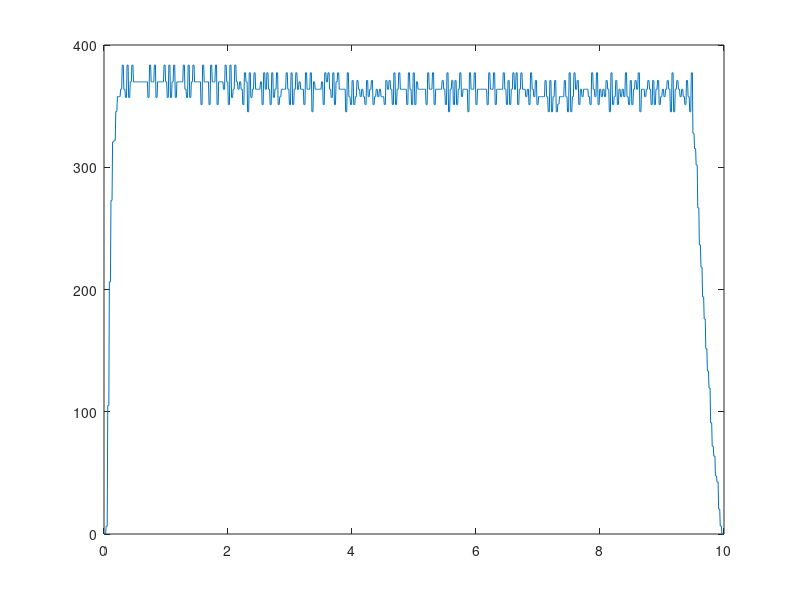
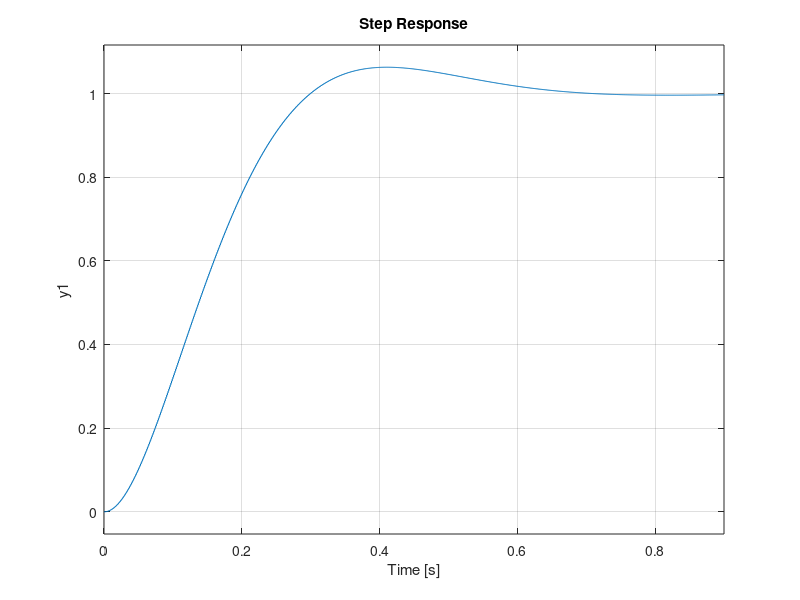

The MATLAB script that drew these images, in order:
%% Speed tf
output = [0.00
0.00
0.00
-116.56
-116.56
-302.39
-302.39
-310.98
-310.98
-313.37
-313.37
-314.22
-314.22
-312.66
-312.66
-311.82
-311.82
-315.79
-315.79
-312.66
-312.66
-312.66
-312.66
-315.79
-315.79
-311.82
-311.82
-312.66
-312.66
-313.37
-313.37
-313.37
-313.37
-311.82
-311.82
-313.37
-313.37
-310.98
-310.98
-313.37
-313.37
-313.37
-313.37
-311.82
-311.82
-314.22
-314.22
-314.22
-314.22
-312.66
-312.66
-313.50
-313.50
-316.64
-316.64
-313.50
-313.50
-315.06
-315.06
-316.64
-316.64
-312.66
-312.66
-314.22
-314.22
-314.22
-314.22
-313.37
-313.37
-314.22
-314.22
-313.37
-313.37
-313.37
-313.37
-314.22
-314.22
-313.37
-313.37
-311.82
-311.82
-315.79
-315.79
-312.53
-312.53
-310.14
-310.14
-312.53
-312.53
-308.15
-308.15
-304.26
-304.26
-307.46
-307.46
-309.00
-309.00
-307.62
-307.62
-309.15
-309.15
-304.26
-304.26
-305.77
-305.77
-309.99
-309.99
-300.89
-300.89
-177.38
-177.38
-48.15
-48.15
0.00
0.00
0.00
]';
output = output * (-1);
input = ones(1, length(output)) * 255;
input(109:116) = 0;
input(1:3) = 0;
time = 1:116;
plot(time, output);
T2 = 5.5;
T1 = time(3);
T = T2 - T1;
yss = 312;
y0 = 0;
uss = 255;
u0 = 0;
K = yss/uss;
H = tf([K], [T, 1])

%% Position tf



output = [
    0
0
0
0
0
0
0
0
0
-1
-1
-1
-1
-1
-1
-1
-1
-1
-1
-1
-1
-1
-1
-1
-1
-1
-1
-1
-1
-1
-1
-1
-1
-1
-1
-1
-1
-1
-1
-1
-1
-1
-1
-1
-1
-1
-1
-1
-1
-1
-1
-1
-1
-20
-20
-350
-350
-726
-726
-1105
-1105
-1485
-1485
-1865
-1865
-2245
-2245
-2626
-2626
-3006
-3006
-3386
-3386
-3766
-3766
-4144
-4144
-4524
-4524
-4904
-4904
-5283
-5283
-5663
-5663
-6043
-6043
-6422
-6422
-6803
-6803
-7185
-7185
-7566
-7566
-7948
-7948
-8330
-8330
-8711
-8711
-9092
-9092
-9472
-9472
-9853
-9853
-10233
-10233
-10614
-10614
-10994
-10994
-11374
-11374
-11753
-11753
-12133
-12133
-12513
-12513
-12893
-12893
-13272
-13272
-13651
-13651
-14029
-14029
-14408
-14408
-14785
-14785
-15163
-15163
-15542
-15542
-15920
-15920
-16298
-16298
-16676
-16676
-17054
-17054
-17431
-17431
-17809
-17809
-18186
-18186
-18563
-18563
-18940
-18940
-19312
-19312
-19683
-19683
-20051
-20051
-20421
-20421
-20788
-20788
-21154
-21154
-21520
-21520
-21887
-21887
-22254
-22254
-22629
-22629
-23006
-23006
-23381
-23381
-23751
-23751
-23974
-23974
-24037
-24037
-24037
-24037
]' * (-1);

time = 1:length(output);
input = ones(1, length(output));
input(1:53) = 0;

plot(time,output);

%% speed tf mai buna

output = [
    0.00
0.00
0.00
0.00
-6.53
-6.53
-6.53
-105.10
-105.10
-105.10
-206.16
-206.16
-206.16
-272.86
-272.86
-272.86
-320.69
-320.69
-320.69
-321.99
-321.99
-321.99
-345.62
-345.62
-345.62
-357.75
-357.75
-357.75
-357.75
-357.75
-357.75
-363.81
-363.81
-363.81
-383.57
-383.57
-383.57
-363.81
-363.81
-363.81
-357.12
-357.12
-357.12
-383.57
-383.57
-383.57
-357.12
-357.12
-357.12
-369.87
-369.87
-369.87
-383.57
-383.57
-383.57
-369.87
-369.87
-369.87
-369.87
-369.87
-369.87
-369.87
-369.87
-369.87
-369.87
-369.87
-369.87
-369.87
-369.87
-369.87
-369.87
-369.87
-369.87
-369.87
-369.87
-369.87
-369.87
-369.87
-369.87
-369.87
-369.87
-369.87
-357.12
-357.12
-357.12
-383.57
-383.57
-383.57
-369.87
-369.87
-369.87
-369.87
-369.87
-369.87
-383.57
-383.57
-383.57
-357.12
-357.12
-357.12
-369.87
-369.87
-369.87
-369.87
-369.87
-369.87
-369.87
-369.87
-369.87
-369.87
-369.87
-369.87
-383.57
-383.57
-383.57
-369.87
-369.87
-369.87
-357.12
-357.12
-357.12
-383.57
-383.57
-383.57
-357.12
-357.12
-357.12
-369.87
-369.87
-369.87
-383.57
-383.57
-383.57
-357.12
-357.12
-357.12
-369.87
-369.87
-369.87
-369.87
-369.87
-369.87
-369.87
-369.87
-369.87
-369.87
-369.87
-369.87
-383.57
-383.57
-383.57
-363.81
-363.81
-363.81
-357.12
-357.12
-357.12
-383.57
-383.57
-383.57
-357.12
-357.12
-357.12
-369.87
-369.87
-369.87
-383.57
-383.57
-383.57
-369.87
-369.87
-369.87
-369.87
-369.87
-369.87
-369.87
-369.87
-369.87
-369.87
-369.87
-369.87
-351.26
-351.26
-351.26
-383.57
-383.57
-383.57
-369.87
-369.87
-369.87
-369.87
-369.87
-369.87
-369.87
-369.87
-369.87
-351.26
-351.26
-351.26
-383.57
-383.57
-383.57
-369.87
-369.87
-369.87
-369.87
-369.87
-369.87
-383.57
-383.57
-383.57
-351.26
-351.26
-351.26
-369.87
-369.87
-369.87
-369.87
-369.87
-369.87
-369.87
-369.87
-369.87
-363.81
-363.81
-363.81
-383.57
-383.57
-383.57
-369.87
-369.87
-369.87
-351.26
-351.26
-351.26
-383.57
-383.57
-383.57
-357.12
-357.12
-357.12
-363.81
-363.81
-363.81
-383.57
-383.57
-383.57
-369.87
-369.87
-369.87
-363.81
-363.81
-363.81
-369.87
-369.87
-369.87
-363.81
-363.81
-363.81
-351.26
-351.26
-351.26
-377.28
-377.28
-377.28
-369.87
-369.87
-369.87
-345.41
-345.41
-345.41
-377.28
-377.28
-377.28
-357.12
-357.12
-357.12
-363.81
-363.81
-363.81
-377.28
-377.28
-377.28
-363.81
-363.81
-363.81
-363.81
-363.81
-363.81
-363.81
-363.81
-363.81
-369.87
-369.87
-369.87
-351.26
-351.26
-351.26
-377.28
-377.28
-377.28
-363.81
-363.81
-363.81
-377.28
-377.28
-377.28
-363.81
-363.81
-363.81
-351.26
-351.26
-351.26
-377.28
-377.28
-377.28
-357.12
-357.12
-357.12
-363.81
-363.81
-363.81
-377.28
-377.28
-377.28
-351.26
-351.26
-351.26
-357.75
-357.75
-357.75
-363.81
-363.81
-363.81
-363.81
-363.81
-363.81
-363.81
-363.81
-363.81
-377.28
-377.28
-377.28
-363.81
-363.81
-363.81
-351.26
-351.26
-351.26
-377.28
-377.28
-377.28
-351.26
-351.26
-351.26
-363.81
-363.81
-363.81
-377.28
-377.28
-377.28
-363.81
-363.81
-363.81
-369.87
-369.87
-369.87
-363.81
-363.81
-363.81
-363.81
-363.81
-363.81
-351.26
-351.26
-351.26
-377.28
-377.28
-377.28
-363.81
-363.81
-363.81
-363.81
-363.81
-363.81
-377.28
-377.28
-377.28
-345.41
-345.41
-345.41
-369.87
-369.87
-369.87
-363.81
-363.81
-363.81
-363.81
-363.81
-363.81
-363.81
-363.81
-363.81
-363.81
-363.81
-363.81
-369.87
-369.87
-369.87
-351.26
-351.26
-351.26
-377.28
-377.28
-377.28
-369.87
-369.87
-369.87
-377.28
-377.28
-377.28
-363.81
-363.81
-363.81
-357.12
-357.12
-357.12
-377.28
-377.28
-377.28
-351.26
-351.26
-351.26
-369.87
-369.87
-369.87
-377.28
-377.28
-377.28
-363.81
-363.81
-363.81
-363.81
-363.81
-363.81
-363.81
-363.81
-363.81
-363.81
-363.81
-363.81
-345.41
-345.41
-345.41
-377.28
-377.28
-377.28
-357.75
-357.75
-357.75
-351.26
-351.26
-351.26
-371.00
-371.00
-371.00
-351.26
-351.26
-351.26
-357.75
-357.75
-357.75
-371.00
-371.00
-371.00
-363.81
-363.81
-363.81
-357.75
-357.75
-357.75
-363.81
-363.81
-363.81
-357.75
-357.75
-357.75
-351.26
-351.26
-351.26
-371.00
-371.00
-371.00
-357.75
-357.75
-357.75
-363.81
-363.81
-363.81
-371.00
-371.00
-371.00
-351.26
-351.26
-351.26
-357.75
-357.75
-357.75
-363.81
-363.81
-363.81
-357.75
-357.75
-357.75
-363.81
-363.81
-363.81
-357.75
-357.75
-357.75
-357.75
-357.75
-357.75
-351.26
-351.26
-351.26
-371.00
-371.00
-371.00
-363.81
-363.81
-363.81
-371.00
-371.00
-371.00
-363.81
-363.81
-363.81
-351.26
-351.26
-351.26
-377.28
-377.28
-377.28
-351.26
-351.26
-351.26
-363.81
-363.81
-363.81
-377.28
-377.28
-377.28
-363.81
-363.81
-363.81
-363.81
-363.81
-363.81
-363.81
-363.81
-363.81
-363.81
-363.81
-363.81
-351.26
-351.26
-351.26
-377.28
-377.28
-377.28
-363.81
-363.81
-363.81
-351.26
-351.26
-351.26
-377.28
-377.28
-377.28
-351.26
-351.26
-351.26
-369.87
-369.87
-369.87
-363.81
-363.81
-363.81
-363.81
-363.81
-363.81
-363.81
-363.81
-363.81
-363.81
-363.81
-363.81
-363.81
-363.81
-363.81
-351.26
-351.26
-351.26
-377.28
-377.28
-377.28
-363.81
-363.81
-363.81
-363.81
-363.81
-363.81
-377.28
-377.28
-377.28
-351.26
-351.26
-351.26
-363.81
-363.81
-363.81
-363.81
-363.81
-363.81
-363.81
-363.81
-363.81
-363.81
-363.81
-363.81
-371.00
-371.00
-371.00
-363.81
-363.81
-363.81
-351.26
-351.26
-351.26
-377.28
-377.28
-377.28
-345.41
-345.41
-345.41
-363.81
-363.81
-363.81
-371.00
-371.00
-371.00
-351.26
-351.26
-351.26
-371.00
-371.00
-371.00
-351.26
-351.26
-351.26
-363.81
-363.81
-363.81
-377.28
-377.28
-377.28
-357.75
-357.75
-357.75
-363.81
-363.81
-363.81
-363.81
-363.81
-363.81
-363.81
-363.81
-363.81
-345.41
-345.41
-345.41
-377.28
-377.28
-377.28
-363.81
-363.81
-363.81
-363.81
-363.81
-363.81
-377.28
-377.28
-377.28
-351.26
-351.26
-351.26
-363.81
-363.81
-363.81
-363.81
-363.81
-363.81
-363.81
-363.81
-363.81
-363.81
-363.81
-363.81
-363.81
-363.81
-363.81
-363.81
-363.81
-363.81
-351.26
-351.26
-351.26
-377.28
-377.28
-377.28
-363.81
-363.81
-363.81
-363.81
-363.81
-363.81
-377.28
-377.28
-377.28
-351.26
-351.26
-351.26
-363.81
-363.81
-363.81
-363.81
-363.81
-363.81
-363.81
-363.81
-363.81
-363.81
-363.81
-363.81
-377.28
-377.28
-377.28
-363.81
-363.81
-363.81
-351.26
-351.26
-351.26
-371.00
-371.00
-371.00
-351.26
-351.26
-351.26
-363.81
-363.81
-363.81
-377.28
-377.28
-377.28
-363.81
-363.81
-363.81
-377.28
-377.28
-377.28
-351.26
-351.26
-351.26
-363.81
-363.81
-363.81
-377.28
-377.28
-377.28
-363.81
-363.81
-363.81
-363.81
-363.81
-363.81
-357.75
-357.75
-357.75
-363.81
-363.81
-363.81
-351.26
-351.26
-351.26
-377.28
-377.28
-377.28
-363.81
-363.81
-363.81
-357.75
-357.75
-357.75
-371.00
-371.00
-371.00
-351.26
-351.26
-351.26
-357.75
-357.75
-357.75
-357.75
-357.75
-357.75
-357.75
-357.75
-357.75
-357.75
-357.75
-357.75
-371.00
-371.00
-371.00
-357.75
-357.75
-357.75
-345.41
-345.41
-345.41
-371.00
-371.00
-371.00
-345.41
-345.41
-345.41
-357.75
-357.75
-357.75
-371.00
-371.00
-371.00
-345.41
-345.41
-345.41
-351.68
-351.68
-351.68
-357.75
-357.75
-357.75
-357.75
-357.75
-357.75
-357.75
-357.75
-357.75
-371.00
-371.00
-371.00
-357.75
-357.75
-357.75
-345.41
-345.41
-345.41
-377.28
-377.28
-377.28
-345.41
-345.41
-345.41
-357.75
-357.75
-357.75
-377.28
-377.28
-377.28
-363.81
-363.81
-363.81
-371.00
-371.00
-371.00
-351.26
-351.26
-351.26
-363.81
-363.81
-363.81
-357.75
-357.75
-357.75
-363.81
-363.81
-363.81
-363.81
-363.81
-363.81
-363.81
-363.81
-363.81
-357.75
-357.75
-357.75
-351.26
-351.26
-351.26
-377.28
-377.28
-377.28
-363.81
-363.81
-363.81
-357.75
-357.75
-357.75
-377.28
-377.28
-377.28
-351.26
-351.26
-351.26
-363.81
-363.81
-363.81
-357.75
-357.75
-357.75
-363.81
-363.81
-363.81
-357.75
-357.75
-357.75
-371.00
-371.00
-371.00
-363.81
-363.81
-363.81
-345.41
-345.41
-345.41
-377.28
-377.28
-377.28
-351.26
-351.26
-351.26
-357.75
-357.75
-357.75
-371.00
-371.00
-371.00
-351.26
-351.26
-351.26
-363.81
-363.81
-363.81
-357.75
-357.75
-357.75
-363.81
-363.81
-363.81
-357.75
-357.75
-357.75
-377.28
-377.28
-377.28
-357.75
-357.75
-357.75
-351.26
-351.26
-351.26
-371.00
-371.00
-371.00
-351.26
-351.26
-351.26
-363.81
-363.81
-363.81
-371.00
-371.00
-371.00
-363.81
-363.81
-363.81
-377.28
-377.28
-377.28
-345.41
-345.41
-345.41
-363.81
-363.81
-363.81
-363.81
-363.81
-363.81
-357.75
-357.75
-357.75
-363.81
-363.81
-363.81
-371.00
-371.00
-371.00
-363.81
-363.81
-363.81
-351.26
-351.26
-351.26
-371.00
-371.00
-371.00
-351.26
-351.26
-351.26
-363.81
-363.81
-363.81
-371.00
-371.00
-371.00
-351.26
-351.26
-351.26
-357.75
-357.75
-357.75
-363.81
-363.81
-363.81
-357.75
-357.75
-357.75
-363.81
-363.81
-363.81
-371.00
-371.00
-371.00
-363.81
-363.81
-363.81
-345.41
-345.41
-345.41
-377.28
-377.28
-377.28
-345.41
-345.41
-345.41
-363.81
-363.81
-363.81
-371.00
-371.00
-371.00
-363.81
-363.81
-363.81
-357.75
-357.75
-357.75
-363.81
-363.81
-363.81
-357.75
-357.75
-357.75
-351.26
-351.26
-351.26
-371.00
-371.00
-371.00
-357.75
-357.75
-357.75
-345.41
-345.41
-345.41
-377.28
-377.28
-377.28
-327.85
-327.85
-327.85
-315.30
-315.30
-315.30
-301.83
-301.83
-301.83
-266.79
-266.79
-266.79
-236.48
-236.48
-236.48
-218.29
-218.29
-218.29
-194.03
-194.03
-194.03
-175.84
-175.84
-175.84
-151.59
-151.59
-151.59
-133.40
-133.40
-133.40
-119.47
-119.47
-119.47
-90.95
-90.95
-90.95
-71.83
-71.83
-71.83
-63.67
-63.67
-63.67
-47.54
-47.54
-47.54
-42.44
-42.44
-42.44
-20.37
-20.37
-20.37
-6.53
-6.53
-6.53
0.00
0.00
0.00
0.00
]' * (-1);

time = 0:10/length(output):10-10/length(output);

plot(time,output)
input = ones(1, length(output)) * 255;
input(1:4)=0;
input(1100:length(input)) = 0;

T2 = time(13); %0.63 * yss = 229
T1 = time(5);
T = T2 - T1;
yss = mean(output(300:500));
y0 = 0;
uss = 255;
u0 = 0;
K = yss/uss;
H = tf([K], [T, 1])

figure()
Hz = c2d(H, 0.001, 'zoh')
Ho = feedback(Hz,1)
step(Ho)

Hc = tf([0.06914 1], [0.0137 0.1856 0]);
Hcz = c2d(Hc,0.001, 'tustin')
Ho = feedback(Hcz*Hz, 1);
step(Ho)